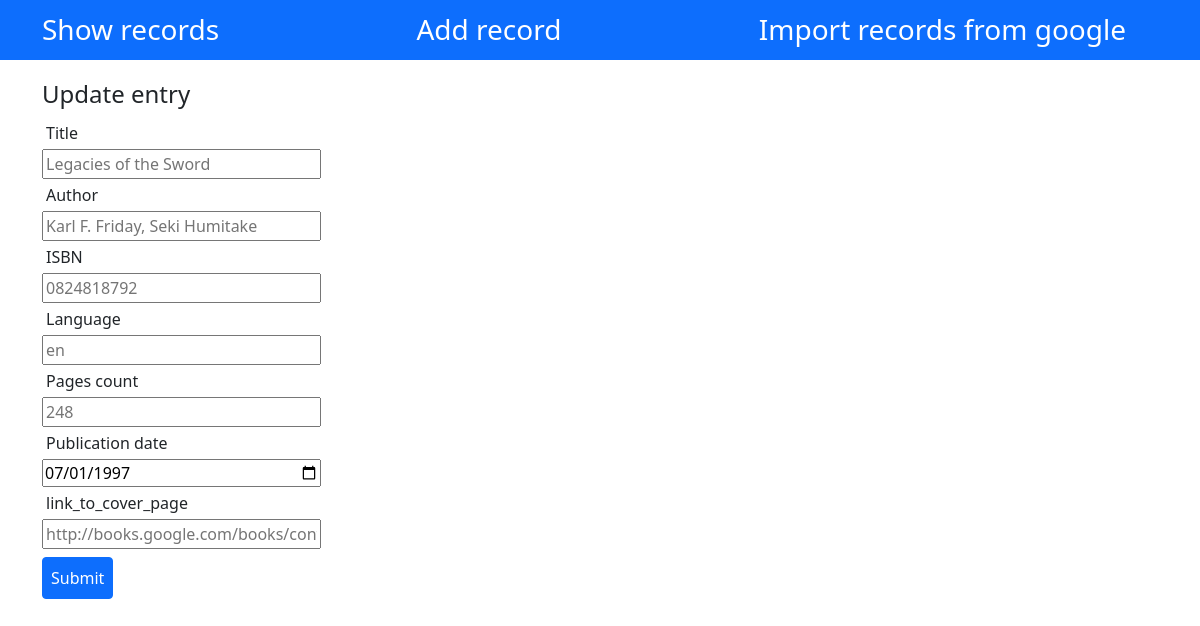
Page /edit/8 on the committed database.
### models/Book.py (models this page shows, shortened)
class Book(db.Model):
    __tablename__ = 'books'
    id = db.Column(db.Integer, db.Sequence('user_id_seq'), primary_key=True, nullable=False)
    title = db.Column(db.String, nullable=False)
    author = db.Column(db.String(50))
    publication_date = db.Column(db.Date, nullable=False)
    isbn = db.Column(db.String, unique=True, nullable=False)
    pages_count = db.Column(db.Integer)
    link_to_cover_page = db.Column(db.String)
    language = db.Column(db.String)

### standard_api.py (the view)
@app.route("/edit/<book_id>")
def view_edit_entry(book_id):
    book = BooksDataManager.get_by_id(book_id)
    return render_template("update-entry.html", book=book)

### data_management/BooksDataManager.py (called while the page is built)
    @staticmethod
    def get_by_id(id):
        return Book.query.filter(Book.id == id).first()

### templates/update-entry.html (shortened to what this page needs)
{% extends 'base.html' %}
{% import 'macros.html' as blocks %}
{% block head %}
    {{super()}}
{% endblock %}
{% block content %}
    <h4>Update entry</h4>
    {{ blocks.generate_form(end_point='view_edit_entry', book=book) }}
{% endblock %}

### templates/macros.html
{% extends 'base.html' %}
{% macro generate_form(end_point, book) %}
     <form id="add-entry" action="{{ url_for(end_point, book_id=book.id) }}" method="post">
        <div class="d-flex flex-column w-25">
            <label for="title" class="form-label m-1" >Title</label>
            <input class="w-10"id="title" name="title" type="text" placeholder="{{ book.title }}">
            <label for="author" class="form-label m-1" >Author</label>
            <input class="w-10"id="author" name="author" type="text"  placeholder="{{ book.author }}">
            <label for="isbn" class="form-label m-1" >ISBN</label>
            <input class="w-10" id="isbn" name="isbn" type="text"  placeholder="{{ book.isbn }}">
            <label for="language" class="form-label m-1" >Language</label>
            <input class="w-10"id="language" name="language" type="text" placeholder="{{ book.language }}">
            <label for="pages_count" class="form-label m-1" >Pages count</label>
            <input class="w-10"id="pages_count" name="pages_count" type placeholder="{{ book.pages_count }}">
            <label for="publication_date" class="form-label m-1" >Publication date</label>
            <input class="w-10"id="publication_date" name="publication_date" type="date" value="{{ book.publication_date }}">
            <label for="link_to_cover_page" class="form-label m-1" >link_to_cover_page</label>
            <input class="w-10"id="link_to_cover_page" name="link_to_cover_page" type="text" placeholder="{{ book.link_to_cover_page }}">
        </div>
            <input class="btn btn-primary mt-2 mb-2 p-2" type="submit" value="Submit">
    </form>
{%- endmacro %}

### rows in the picture
Book: title "Legacies of the Sword", author "Karl F. Friday, Seki Humitake", isbn "0824818792", language "en", pages_count "248", publication_date "07/01/1997", link_to_cover_page "http://books.google.com/books/content?id=JXfVINMfbx8C&printsec=frontcover&img=1&zoom=1&edge=curl&source=gbs_api"
